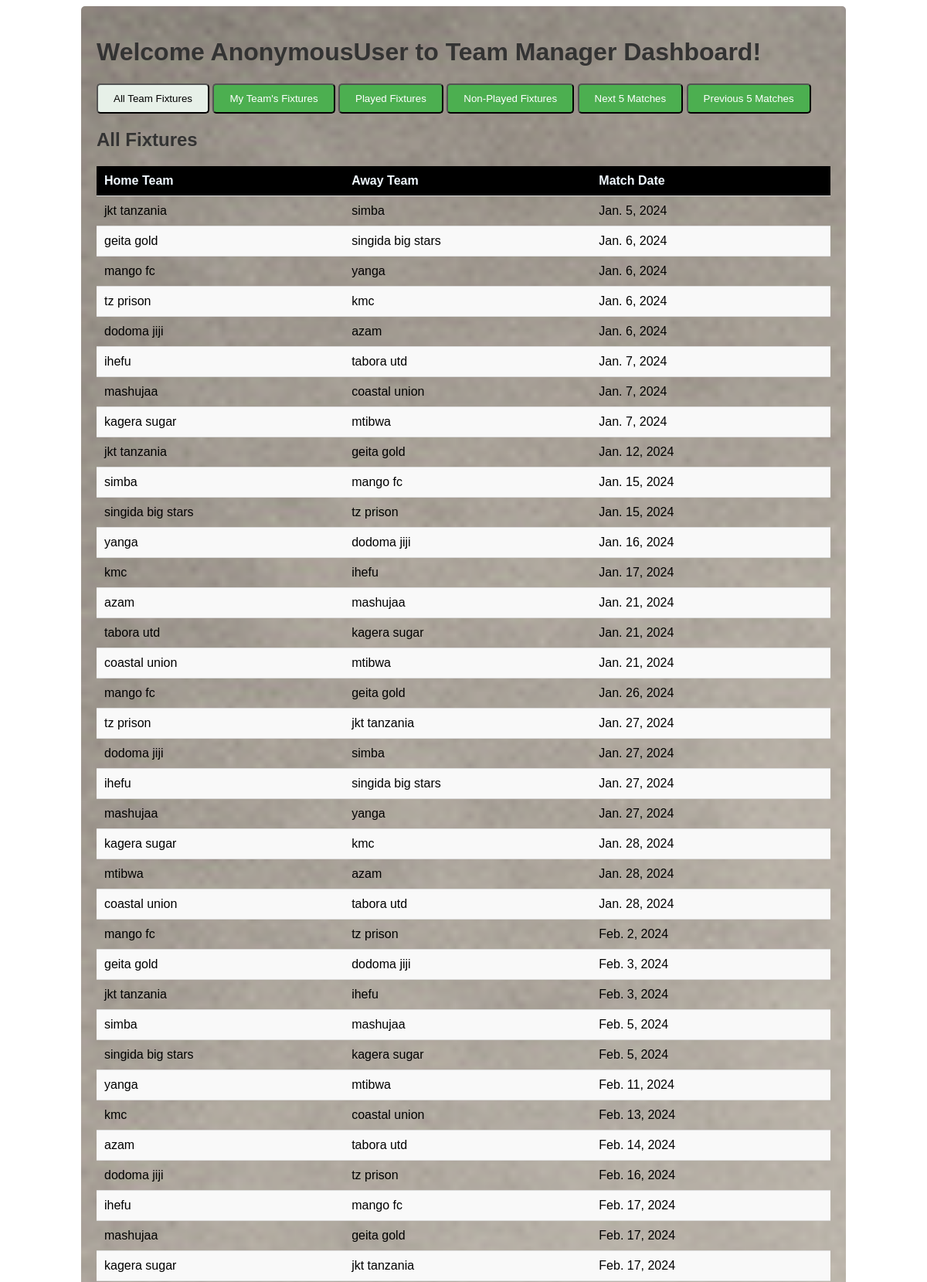
/TeamManager (upper part), run on the app's committed database.
### rules/models.py (models this page shows, shortened)
class Fixture(models.Model):
    home_team = models.CharField(max_length=100)
    away_team = models.CharField(max_length=100)
    match_date = models.DateField()
    round_number = models.IntegerField(default=1)
    match_stadium=models.CharField(max_length=180 ,default='empty')
    match_city=models.CharField(max_length=180 ,default='empty')

### rules/views.py (the view)
# urls.py: path('TeamManager',views.team_manager_dashboard, name='team_manager_dashboard'),
def team_manager_dashboard(request):
    user = request.user
    welcome_message = f"Welcome {user} to Team Manager Dashboard!"
    all_fixtures = Fixture.objects.all()
    user_team_fixtures = Fixture.objects.filter(home_team=user) | Fixture.objects.filter(away_team=user)
    today = date.today()
    played_fixtures = Fixture.objects.filter(match_date__lt=today)
    non_played_fixtures = Fixture.objects.filter(match_date__gte=today)
    next_matches = Fixture.objects.filter(match_date__gte=today).order_by('match_date')[:5]
    previous_matches = Fixture.objects.filter(match_date__lt=today).order_by('-match_date')[:5]
    context = {
        'welcome_message': welcome_message,
        'all_fixtures': all_fixtures,
        'user_team_fixtures': user_team_fixtures,
        'played_fixtures': played_fixtures,
        'non_played_fixtures': non_played_fixtures,
        'next_matches': next_matches,
        'previous_matches': previous_matches,
    }
    return render(request, 'TeamManager.html', context)

### templates/TeamManager.html (shortened to what this page needs)
{% load static %}
<!DOCTYPE html>
<html lang="en">
<head>
    <link rel="stylesheet" href="{% static 'css/TeamManager.css' %}">
</head>
<body>
    <div id="dashboard-container">
        <h1>{{ welcome_message }}</h1>
        <div class="button-container">
            <button class="button toggle-button active" data-section-id="all-team-fixtures">All Team Fixtures</button>
            <button class="button toggle-button" data-section-id="user-team-fixtures">My Team's Fixtures</button>
            <button class="button toggle-button" data-section-id="played-fixtures">Played Fixtures</button>
            <button class="button toggle-button" data-section-id="non-played-fixtures">Non-Played Fixtures</button>
            <button class="button toggle-button" data-section-id="next-matches">Next 5 Matches</button>
            <button class="button toggle-button" data-section-id="previous-matches">Previous 5 Matches</button>
        </div>
        <div id="fixture-sections">
            <h2>All Fixtures</h2>
            <table id="all-team-fixtures" class="fixture-section">
                <thead>
                    <tr>
                        <th>Home Team</th>
                        <th>Away Team</th>
                        <th>Match Date</th>
                    </tr>
                </thead>
                <tbody>
                    {% for fixture in all_fixtures %}
                        <tr>
                            <td>{{ fixture.home_team }}</td>
                            <td>{{ fixture.away_team }}</td>
                            <td>{{ fixture.match_date }}</td>
                        </tr>
                    {% endfor %}
                </tbody>
            </table>
        </div>
    </div>
</body>
</html>

### static/css/TeamManager.css (style rules this page uses)
body { font-family: Arial, sans-serif; }
h1, h2 { color: #333; }
#dashboard-container { width: 950px; margin: 0 auto; padding: 20px; border-radius: 5px; background-image: url(../image/player1.png); background-size: cover; background-repeat: no-repeat; backdrop-filter: blur(5px); }
#all-team-fixtures { width: 100%; border-collapse: collapse; margin-top: 20px; }
#all-team-fixtures th, #all-team-fixtures td { padding: 10px; border-bottom: 1px solid #ddd; text-align: left; }
#all-team-fixtures th { background-color: black; color: aliceblue; }
#all-team-fixtures tbody tr:nth-child(even) { background-color: #f9f9f9; }
.button { background-color: #4CAF50; color: white; padding: 10px 20px; text-align: center; text-decoration: none; display: inline-block; border-radius: 5px; cursor: pointer; transition: background-color 0.3s; }
.active { background-color: #e7f0e8 !important; color: black; }

### data on the page
Fixture: home_team "jkt tanzania", away_team "simba", match_date "Jan. 5, 2024"
Fixture: home_team "geita gold", away_team "singida big stars", match_date "Jan. 6, 2024"
Fixture: home_team "mango fc", away_team "yanga", match_date "Jan. 6, 2024"
Fixture: home_team "tz prison", away_team "kmc", match_date "Jan. 6, 2024"
Fixture: home_team "dodoma jiji", away_team "azam", match_date "Jan. 6, 2024"
Fixture: home_team "ihefu", away_team "tabora utd", match_date "Jan. 7, 2024"
Fixture: home_team "mashujaa", away_team "coastal union", match_date "Jan. 7, 2024"
Fixture: home_team "kagera sugar", away_team "mtibwa", match_date "Jan. 7, 2024"
Fixture: home_team "jkt tanzania", away_team "geita gold", match_date "Jan. 12, 2024"
Fixture: home_team "simba", away_team "mango fc", match_date "Jan. 15, 2024"
Fixture: home_team "singida big stars", away_team "tz prison", match_date "Jan. 15, 2024"
Fixture: home_team "yanga", away_team "dodoma jiji", match_date "Jan. 16, 2024"
Fixture: home_team "kmc", away_team "ihefu", match_date "Jan. 17, 2024"
Fixture: home_team "azam", away_team "mashujaa", match_date "Jan. 21, 2024"
Fixture: home_team "tabora utd", away_team "kagera sugar", match_date "Jan. 21, 2024"
Fixture: home_team "coastal union", away_team "mtibwa", match_date "Jan. 21, 2024"
Fixture: home_team "mango fc", away_team "geita gold", match_date "Jan. 26, 2024"
Fixture: home_team "tz prison", away_team "jkt tanzania", match_date "Jan. 27, 2024"
Fixture: home_team "dodoma jiji", away_team "simba", match_date "Jan. 27, 2024"
Fixture: home_team "ihefu", away_team "singida big stars", match_date "Jan. 27, 2024"
Fixture: home_team "mashujaa", away_team "yanga", match_date "Jan. 27, 2024"
Fixture: home_team "kagera sugar", away_team "kmc", match_date "Jan. 28, 2024"
Fixture: home_team "mtibwa", away_team "azam", match_date "Jan. 28, 2024"
Fixture: home_team "coastal union", away_team "tabora utd", match_date "Jan. 28, 2024"
Fixture: home_team "mango fc", away_team "tz prison", match_date "Feb. 2, 2024"
Fixture: home_team "geita gold", away_team "dodoma jiji", match_date "Feb. 3, 2024"
Fixture: home_team "jkt tanzania", away_team "ihefu", match_date "Feb. 3, 2024"
Fixture: home_team "simba", away_team "mashujaa", match_date "Feb. 5, 2024"
Fixture: home_team "singida big stars", away_team "kagera sugar", match_date "Feb. 5, 2024"
Fixture: home_team "yanga", away_team "mtibwa", match_date "Feb. 11, 2024"
Fixture: home_team "kmc", away_team "coastal union", match_date "Feb. 13, 2024"
Fixture: home_team "azam", away_team "tabora utd", match_date "Feb. 14, 2024"
Fixture: home_team "dodoma jiji", away_team "tz prison", match_date "Feb. 16, 2024"
Fixture: home_team "ihefu", away_team "mango fc", match_date "Feb. 17, 2024"
Fixture: home_team "mashujaa", away_team "geita gold", match_date "Feb. 17, 2024"
Fixture: home_team "kagera sugar", away_team "jkt tanzania", match_date "Feb. 17, 2024"

### other printed values
{{ welcome_message }} "Welcome AnonymousUser to Team Manager Dashboard!"
